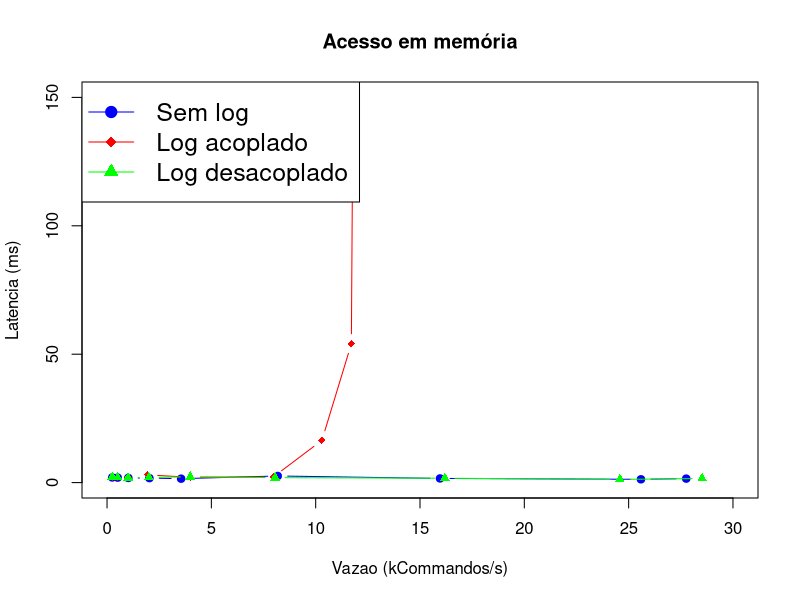

Here is the R script that generated this plot:
# name
# sem_throughputReplica (avg)(kCommands/s)
# sem_throughputReplica (med)(kCommands/s)
# sem_throughputReplica (p95)(kCommands/s)
# sem_latency (avg)(ms)
# sem_latency (med)(ms)
# sem_latency (p95)(ms)
# cou_throughputReplica (avg)(kCommands/s)
# cou_throughputReplica (med)(kCommands/s)
# cou_throughputReplica (p95)(kCommands/s)
# cou_latency (avg)(ms)
# cou_latency (med)(ms)
# cou_latency (med)(ms)
# dec_throughputReplica (avg)(kCommands/s)
# dec_throughputReplica (med)(kCommands/s)
# dec_throughputReplica (p95)(kCommands/s)
# dec_latency (avg)(ms)
# dec_latency (med)(ms)
# dec_latency (p95)(ms)
#


title <- "Acesso ao disco"
max_x=20
max_y=300
csv_text <- "io_8_90_001,0.25,0.25,0.27,1.79,1.78,2.00,0.25,0.25,0.26,2.44,2.20,3.21,0.25,0.25,0.26,2.30,2.29,2.34,
io_16_90_001,0.51,0.51,0.53,1.78,1.77,2.17,0.50,0.50,0.52,2.06,2.00,2.48,0.50,0.50,0.52,2.17,2.13,2.89,
io_32_90_001,1.02,1.01,1.04,1.91,1.79,2.62,1.00,1.00,1.03,2.33,2.11,3.42,0.99,0.99,1.01,2.57,2.52,3.43,
io_64_90_001,2.03,2.03,2.07,1.89,1.75,2.69,1.98,1.99,2.03,2.66,2.40,4.28,2.02,2.03,2.05,1.92,1.90,2.39,
io_128_90_001,3.95,3.94,5.64,2.94,2.77,4.12,3.77,3.87,5.21,4.46,3.17,5.41,3.91,3.92,3.95,2.99,2.78,4.02,
io_256_90_001,7.27,7.85,9.17,6.65,2.70,4.89,6.01,6.57,7.67,14.58,7.09,27.72,7.79,7.82,7.93,3.51,2.83,4.76,
io_512_90_001,11.10,11.68,15.67,19.81,4.17,48.19,5.56,6.13,8.14,57.68,41.73,83.53,13.28,14.15,15.98,10.89,3.91,23.84,
io_1024_90_001,11.02,11.46,16.58,66.66,36.63,125.13,6.61,6.83,8.38,139.92,115.93,191.18,12.92,13.10,17.31,49.16,29.86,67.05,
io_2048_90_001,10.57,10.65,15.48,166.79,104.86,542.11,5.77,6.42,8.19,334.25,277.84,831.89,12.70,12.95,15.32,133.38,100.75,207.36,"

title <- "Acesso em memória"
max_x=30
max_y=150
csv_text <- "cpu_8_90_001,0.25,0.25,0.27,2.11,2.00,2.68,0.25,0.25,0.26,2.37,2.15,3.24,0.25,0.25,0.26,2.13,2.15,2.22,
cpu_16_90_001,0.51,0.51,0.52,1.99,1.93,2.50,0.50,0.50,0.52,2.08,2.05,2.52,0.51,0.51,0.52,1.90,1.95,2.11,
cpu_32_90_001,1.01,1.02,1.05,1.94,1.81,2.18,1.01,1.01,1.03,2.06,1.95,2.87,1.00,1.01,1.03,2.41,1.91,2.41,
cpu_64_90_001,1.98,2.03,2.08,1.85,1.74,2.41,1.95,1.95,1.99,3.26,3.01,5.00,2.01,2.01,2.04,2.16,1.99,3.24,
cpu_128_90_001,3.58,3.55,4.09,1.68,1.52,2.33,3.99,3.99,4.05,2.40,2.06,3.79,3.99,3.99,4.03,2.38,2.25,3.59,
cpu_256_90_001,8.16,8.18,8.25,6.72,2.58,4.06,7.94,7.98,8.15,2.62,2.25,3.63,8.04,8.06,8.12,2.19,1.93,3.32,
cpu_512_90_001,15.16,15.96,16.48,1.95,1.62,2.71,10.21,10.30,12.22,21.37,16.47,48.28,14.08,16.19,16.45,1.99,1.70,2.89,
cpu_1024_90_001,22.85,25.59,29.96,1.86,1.28,2.39,11.47,11.71,13.68,56.58,54.06,96.98,24.02,24.58,28.26,2.14,1.23,6.11,
cpu_2048_90_001,25.51,27.76,46.05,2.25,1.55,4.68,11.50,11.78,14.37,154.28,142.21,265.18,23.38,28.52,35.46,7.35,1.60,26.33,"

dat <-read.csv(text=csv_text, header=FALSE)

dataframe <- data.frame(dat)

lst1 = list() 
for(i in 1:ncol(dataframe)) {     
  lst1[[i]] <- dataframe[ , i]   
}


names = c("Sem log", "Log acoplado", "Log desacoplado")

plot(x=lst1[[3]], y=lst1[[6]], type='b', col="blue", pch=19, xlim=c(0,max_x), ylim=c(0,max_y), ylab="Latencia (ms)", xlab="Vazao (kCommandos/s)", main=title ) 

lines(x=lst1[[9]], y=lst1[[12]], type='b', col="red", pch=18)

lines(x=lst1[[15]], y=lst1[[18]], type='b', col="green", pch=17)

legend("topleft", legend = names, col = c("blue", "red", "green"), pch = c(19,18,17,16), lty = 1:1.5, cex = 1.5)

